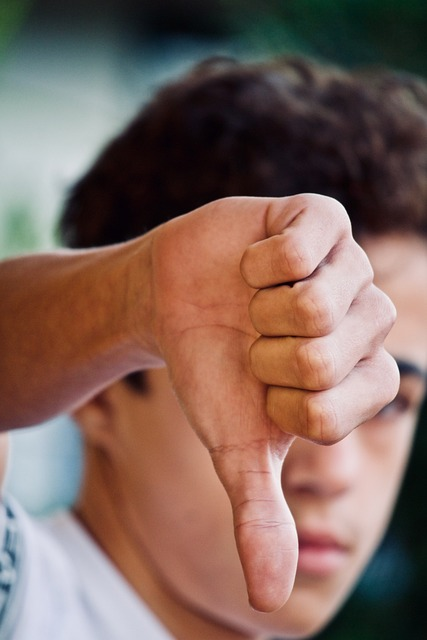
#> input picture thumbs_down.jpg, 427 x 640 px
$ python check.py
#> lines starting #> are read from the running program, lines starting #| are printed output that depends on the picture
import cv2
import math

DESIRED_HEIGHT = 480
DESIRED_WIDTH = 480

IMAGE_FILENAMES = ['thumbs_down.jpg', 'victory.jpg', 'thumbs_up.jpg', 'pointing_up.jpg']

def resize_and_show(image):
  h, w = image.shape[:2]
  if h < w:
    img = cv2.resize(image, (DESIRED_WIDTH, math.floor(h/(w/DESIRED_WIDTH))))
  else:
    img = cv2.resize(image, (math.floor(w/(h/DESIRED_HEIGHT)), DESIRED_HEIGHT))
  cv2.imshow('Frame', img)


# Preview the images.
images = {name: cv2.imread(name) for name in IMAGE_FILENAMES}
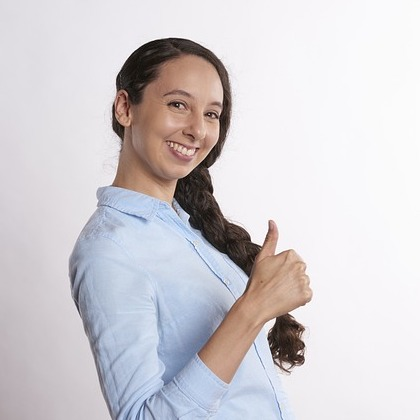
#> input picture thumbs_up.jpg, 420 x 420 px
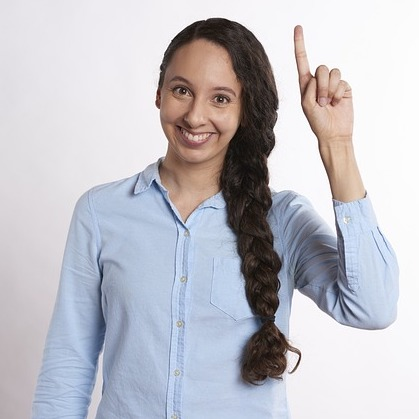
#> input picture pointing_up.jpg, 419 x 419 px
#> images = 4 items
for name, image in images.items():
  print(name)
#> (the run stopped early here; a loop or call above may not have finished)
